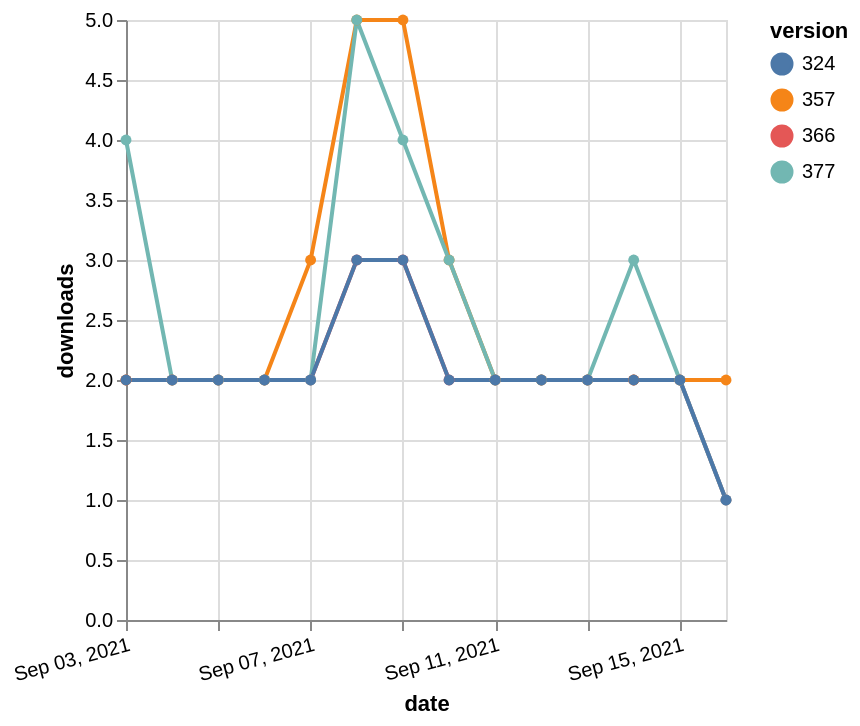

Specify this chart in Vega-Lite:
### Vega-Lite specification from a JSON file in a GitHub repository (floating-point values rounded to 4 significant figures)
{"$schema": "https://vega.github.io/schema/vega-lite/v5.json", "description": "A simple bar chart with embedded data.", "data": {"values": [{"date": "2021-09-03", "total": 2328, "delta": 2, "version": "366"}, {"date": "2021-09-04", "total": 2330, "delta": 2, "version": "366"}, {"date": "2021-09-05", "total": 2332, "delta": 2, "version": "366"}, {"date": "2021-09-06", "total": 2334, "delta": 2, "version": "366"}, {"date": "2021-09-07", "total": 2336, "delta": 2, "version": "366"}, {"date": "2021-09-08", "total": 2339, "delta": 3, "version": "366"}, {"date": "2021-09-09", "total": 2342, "delta": 3, "version": "366"}, {"date": "2021-09-10", "total": 2344, "delta": 2, "version": "366"}, {"date": "2021-09-11", "total": 2346, "delta": 2, "version": "366"}, {"date": "2021-09-12", "total": 2348, "delta": 2, "version": "366"}, {"date": "2021-09-13", "total": 2350, "delta": 2, "version": "366"}, {"date": "2021-09-14", "total": 2352, "delta": 2, "version": "366"}, {"date": "2021-09-15", "total": 2354, "delta": 2, "version": "366"}, {"date": "2021-09-16", "total": 2355, "delta": 1, "version": "366"}, {"date": "2021-09-03", "total": 2884, "delta": 2, "version": "357"}, {"date": "2021-09-04", "total": 2886, "delta": 2, "version": "357"}, {"date": "2021-09-05", "total": 2888, "delta": 2, "version": "357"}, {"date": "2021-09-06", "total": 2890, "delta": 2, "version": "357"}, {"date": "2021-09-07", "total": 2893, "delta": 3, "version": "357"}, {"date": "2021-09-08", "total": 2898, "delta": 5, "version": "357"}, {"date": "2021-09-09", "total": 2903, "delta": 5, "version": "357"}, {"date": "2021-09-10", "total": 2906, "delta": 3, "version": "357"}, {"date": "2021-09-11", "total": 2908, "delta": 2, "version": "357"}, {"date": "2021-09-12", "total": 2910, "delta": 2, "version": "357"}, {"date": "2021-09-13", "total": 2912, "delta": 2, "version": "357"}, {"date": "2021-09-14", "total": 2914, "delta": 2, "version": "357"}, {"date": "2021-09-15", "total": 2916, "delta": 2, "version": "357"}, {"date": "2021-09-16", "total": 2918, "delta": 2, "version": "357"}, {"date": "2021-09-03", "total": 2155, "delta": 4, "version": "377"}, {"date": "2021-09-04", "total": 2157, "delta": 2, "version": "377"}, {"date": "2021-09-05", "total": 2159, "delta": 2, "version": "377"}, {"date": "2021-09-06", "total": 2161, "delta": 2, "version": "377"}, {"date": "2021-09-07", "total": 2163, "delta": 2, "version": "377"}, {"date": "2021-09-08", "total": 2168, "delta": 5, "version": "377"}, {"date": "2021-09-09", "total": 2172, "delta": 4, "version": "377"}, {"date": "2021-09-10", "total": 2175, "delta": 3, "version": "377"}, {"date": "2021-09-11", "total": 2177, "delta": 2, "version": "377"}, {"date": "2021-09-12", "total": 2179, "delta": 2, "version": "377"}, {"date": "2021-09-13", "total": 2181, "delta": 2, "version": "377"}, {"date": "2021-09-14", "total": 2184, "delta": 3, "version": "377"}, {"date": "2021-09-15", "total": 2186, "delta": 2, "version": "377"}, {"date": "2021-09-16", "total": 2187, "delta": 1, "version": "377"}, {"date": "2021-09-03", "total": 2588, "delta": 2, "version": "324"}, {"date": "2021-09-04", "total": 2590, "delta": 2, "version": "324"}, {"date": "2021-09-05", "total": 2592, "delta": 2, "version": "324"}, {"date": "2021-09-06", "total": 2594, "delta": 2, "version": "324"}, {"date": "2021-09-07", "total": 2596, "delta": 2, "version": "324"}, {"date": "2021-09-08", "total": 2599, "delta": 3, "version": "324"}, {"date": "2021-09-09", "total": 2602, "delta": 3, "version": "324"}, {"date": "2021-09-10", "total": 2604, "delta": 2, "version": "324"}, {"date": "2021-09-11", "total": 2606, "delta": 2, "version": "324"}, {"date": "2021-09-12", "total": 2608, "delta": 2, "version": "324"}, {"date": "2021-09-13", "total": 2610, "delta": 2, "version": "324"}, {"date": "2021-09-14", "total": 2612, "delta": 2, "version": "324"}, {"date": "2021-09-15", "total": 2614, "delta": 2, "version": "324"}, {"date": "2021-09-16", "total": 2615, "delta": 1, "version": "324"}]}, "width": "container", "mark": {"type": "line", "point": {"filled": true}}, "encoding": {"x": {"field": "date", "type": "temporal", "timeUnit": "yearmonthdate", "title": "date", "axis": {"labelAngle": -15}}, "y": {"field": "delta", "type": "quantitative", "title": "downloads"}, "color": {"field": "version", "type": "nominal"}, "tooltip": {"field": "delta"}}}
